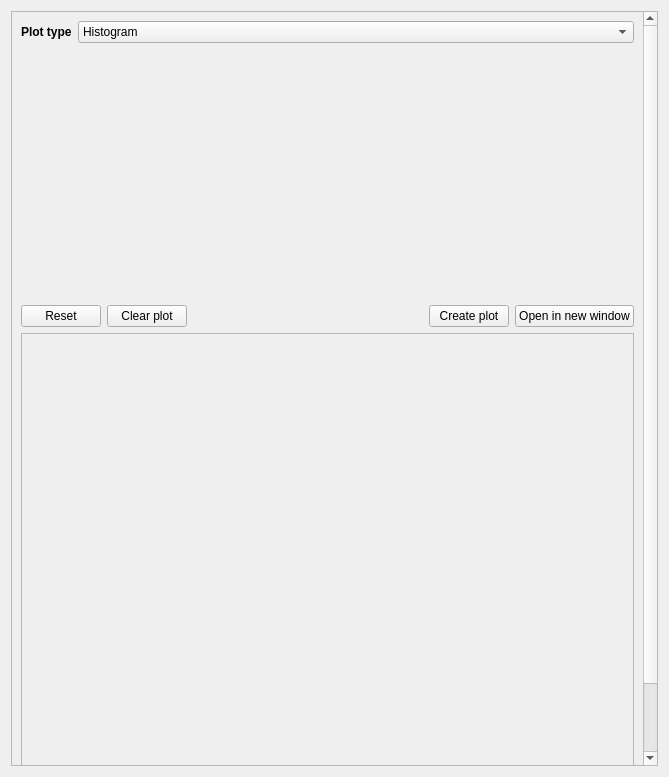
<?xml version="1.0" encoding="UTF-8"?>
<ui version="4.0">
 <class>Form</class>
 <widget class="QWidget" name="Form">
  <property name="geometry">
   <rect>
    <x>0</x>
    <y>0</y>
    <width>669</width>
    <height>777</height>
   </rect>
  </property>
  <property name="windowTitle">
   <string>Form</string>
  </property>
  <layout class="QVBoxLayout" name="verticalLayout_2">
   <item>
    <widget class="QScrollArea" name="plot_page_scroll">
     <property name="widgetResizable">
      <bool>true</bool>
     </property>
     <widget class="QWidget" name="scrollAreaWidgetContents">
      <property name="geometry">
       <rect>
        <x>0</x>
        <y>0</y>
        <width>635</width>
        <height>840</height>
       </rect>
      </property>
      <layout class="QVBoxLayout" name="verticalLayout_3">
       <item>
        <layout class="QHBoxLayout" name="plot_type_selection_layout">
         <item>
          <widget class="QLabel" name="label">
           <property name="sizePolicy">
            <sizepolicy hsizetype="Maximum" vsizetype="Preferred">
             <horstretch>0</horstretch>
             <verstretch>0</verstretch>
            </sizepolicy>
           </property>
           <property name="font">
            <font>
             <weight>75</weight>
             <bold>true</bold>
            </font>
           </property>
           <property name="text">
            <string>Plot type</string>
           </property>
          </widget>
         </item>
         <item>
          <widget class="QComboBox" name="plot_type_selection">
           <item>
            <property name="text">
             <string>Histogram</string>
            </property>
           </item>
           <item>
            <property name="text">
             <string>KDE</string>
            </property>
           </item>
           <item>
            <property name="text">
             <string>ECDF</string>
            </property>
           </item>
           <item>
            <property name="text">
             <string>Scatterplot</string>
            </property>
           </item>
           <item>
            <property name="text">
             <string>Lineplot</string>
            </property>
           </item>
           <item>
            <property name="text">
             <string>Barplot</string>
            </property>
           </item>
           <item>
            <property name="text">
             <string>Boxplot</string>
            </property>
           </item>
           <item>
            <property name="text">
             <string>Pairplot</string>
            </property>
           </item>
           <item>
            <property name="text">
             <string>Parallel coordinates (Vector)</string>
            </property>
           </item>
           <item>
            <property name="text">
             <string>Parallel coordinates (Raster)</string>
            </property>
           </item>
          </widget>
         </item>
        </layout>
       </item>
       <item>
        <widget class="QStackedWidget" name="plot_parameters_container">
         <property name="sizePolicy">
          <sizepolicy hsizetype="Preferred" vsizetype="Fixed">
           <horstretch>0</horstretch>
           <verstretch>0</verstretch>
          </sizepolicy>
         </property>
         <property name="minimumSize">
          <size>
           <width>0</width>
           <height>250</height>
          </size>
         </property>
        </widget>
       </item>
       <item>
        <layout class="QHBoxLayout" name="plot_parameters_page_button_layout">
         <item>
          <widget class="QPushButton" name="reset_btn">
           <property name="sizePolicy">
            <sizepolicy hsizetype="Maximum" vsizetype="Fixed">
             <horstretch>0</horstretch>
             <verstretch>0</verstretch>
            </sizepolicy>
           </property>
           <property name="text">
            <string>Reset</string>
           </property>
          </widget>
         </item>
         <item>
          <widget class="QPushButton" name="clear_plot_btn">
           <property name="text">
            <string>Clear plot</string>
           </property>
          </widget>
         </item>
         <item>
          <spacer name="horizontalSpacer">
           <property name="orientation">
            <enum>Qt::Horizontal</enum>
           </property>
           <property name="sizeHint" stdset="0">
            <size>
             <width>40</width>
             <height>20</height>
            </size>
           </property>
          </spacer>
         </item>
         <item>
          <widget class="QPushButton" name="create_plot_btn">
           <property name="sizePolicy">
            <sizepolicy hsizetype="Maximum" vsizetype="Fixed">
             <horstretch>0</horstretch>
             <verstretch>0</verstretch>
            </sizepolicy>
           </property>
           <property name="text">
            <string>Create plot</string>
           </property>
          </widget>
         </item>
         <item>
          <widget class="QPushButton" name="open_plot_btn">
           <property name="text">
            <string>Open in new window</string>
           </property>
          </widget>
         </item>
        </layout>
       </item>
       <item>
        <widget class="QFrame" name="plot_container">
         <property name="sizePolicy">
          <sizepolicy hsizetype="Expanding" vsizetype="Expanding">
           <horstretch>0</horstretch>
           <verstretch>0</verstretch>
          </sizepolicy>
         </property>
         <property name="minimumSize">
          <size>
           <width>0</width>
           <height>500</height>
          </size>
         </property>
         <property name="frameShape">
          <enum>QFrame::StyledPanel</enum>
         </property>
         <property name="frameShadow">
          <enum>QFrame::Raised</enum>
         </property>
        </widget>
       </item>
      </layout>
     </widget>
    </widget>
   </item>
  </layout>
 </widget>
 <resources/>
 <connections/>
</ui>
